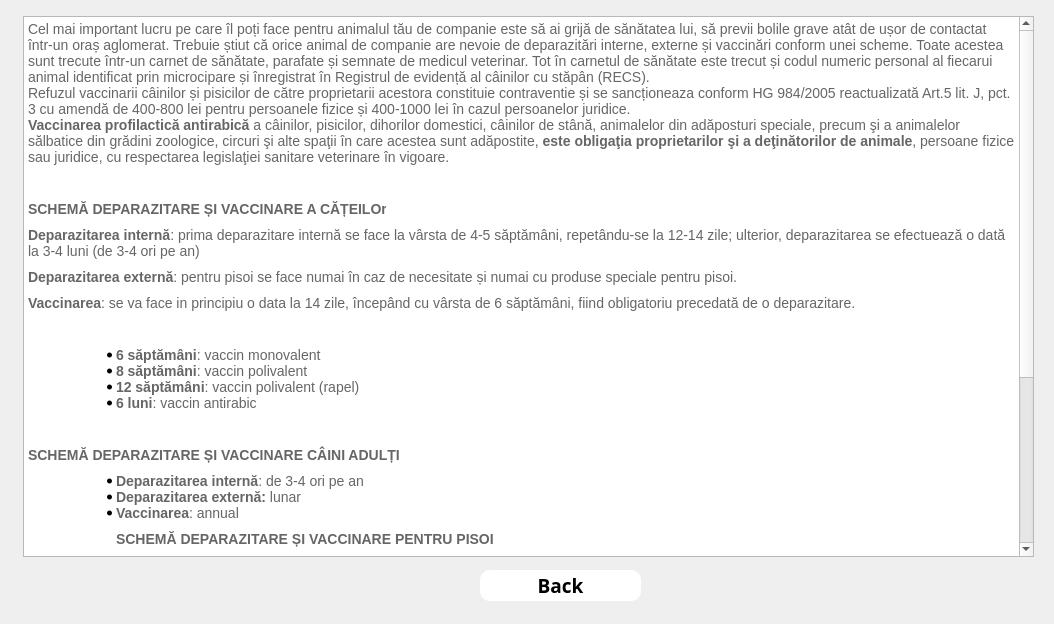
<?xml version="1.0" encoding="UTF-8"?>
<ui version="4.0">
 <class>VaccinareInfo</class>
 <widget class="QDialog" name="VaccinareInfo">
  <property name="geometry">
   <rect>
    <x>0</x>
    <y>0</y>
    <width>1054</width>
    <height>624</height>
   </rect>
  </property>
  <property name="windowTitle">
   <string>Dialog</string>
  </property>
  <property name="styleSheet">
   <string notr="true">#VaccinareInfo{

	border-image: url(:/img/istockphoto-1163775073-612x612.jpg);
}</string>
  </property>
  <widget class="QTextEdit" name="textEdit">
   <property name="geometry">
    <rect>
     <x>23</x>
     <y>16</y>
     <width>1011</width>
     <height>541</height>
    </rect>
   </property>
   <property name="html">
    <string>&lt;!DOCTYPE HTML PUBLIC &quot;-//W3C//DTD HTML 4.0//EN&quot; &quot;http://www.w3.org/TR/REC-html40/strict.dtd&quot;&gt;
&lt;html&gt;&lt;head&gt;&lt;meta name=&quot;qrichtext&quot; content=&quot;1&quot; /&gt;&lt;meta charset=&quot;utf-8&quot; /&gt;&lt;style type=&quot;text/css&quot;&gt;
p, li { white-space: pre-wrap; }
&lt;/style&gt;&lt;/head&gt;&lt;body style=&quot; font-family:'Segoe UI'; font-size:9pt; font-weight:400; font-style:normal;&quot;&gt;
&lt;p style=&quot; margin-top:0px; margin-bottom:0px; margin-left:0px; margin-right:0px; -qt-block-indent:0; text-indent:0px;&quot;&gt;&lt;span style=&quot; font-family:'Source Sans Pro'; font-size:14px; color:#666666; background-color:#ffffff;&quot;&gt;Cel mai important lucru pe care îl poți face pentru animalul tău de companie este să ai grijă de sănătatea lui, să previi bolile grave atât de ușor de contactat într-un oraș aglomerat. Trebuie știut că orice animal de companie are nevoie de deparazitări interne, externe și vaccinări conform unei scheme. Toate acestea sunt trecute într-un carnet de sănătate, parafate și semnate de medicul veterinar. Tot în carnetul de sănătate este trecut și codul numeric personal al fiecarui animal identificat prin microcipare și înregistrat în Registrul de evidență al câinilor cu stăpân (RECS).&lt;/span&gt;&lt;/p&gt;
&lt;p style=&quot; margin-top:0px; margin-bottom:0px; margin-left:0px; margin-right:0px; -qt-block-indent:0; text-indent:0px;&quot;&gt;&lt;span style=&quot; font-family:'Source Sans Pro'; font-size:14px; color:#666666; background-color:#ffffff;&quot;&gt;Refuzul vaccinarii câinilor și pisicilor de către proprietarii acestora constituie contraventie și se sancționeaza conform HG 984/2005 reactualizată Art.5 lit. J, pct.3 cu amendă de 400-800 lei pentru persoanele fizice și 400-1000 lei în cazul persoanelor juridice.&lt;/span&gt;&lt;/p&gt;
&lt;p style=&quot; margin-top:0px; margin-bottom:10px; margin-left:0px; margin-right:0px; -qt-block-indent:0; text-indent:0px; background-color:#ffffff;&quot;&gt;&lt;span style=&quot; font-family:'inherit'; font-size:14px; font-weight:700; color:#666666;&quot;&gt;Vaccinarea profilactică antirabică&lt;/span&gt;&lt;span style=&quot; font-family:'Source Sans Pro'; font-size:14px; color:#666666;&quot;&gt; a câinilor, pisicilor, dihorilor domestici, câinilor de stână, animalelor din adăposturi speciale, precum şi a animalelor sălbatice din grădini zoologice, circuri şi alte spaţii în care acestea sunt adăpostite, &lt;/span&gt;&lt;span style=&quot; font-family:'inherit'; font-size:14px; font-weight:700; color:#666666;&quot;&gt;este obligaţia proprietarilor şi a deţinătorilor de animale&lt;/span&gt;&lt;span style=&quot; font-family:'Source Sans Pro'; font-size:14px; color:#666666;&quot;&gt;, persoane fizice sau juridice, cu respectarea legislaţiei sanitare veterinare în vigoare.&lt;/span&gt;&lt;/p&gt;
&lt;p style=&quot; margin-top:0px; margin-bottom:10px; margin-left:0px; margin-right:0px; -qt-block-indent:0; text-indent:0px; background-color:#ffffff;&quot;&gt;&lt;span style=&quot; font-family:'Source Sans Pro'; font-size:14px; color:#666666; background-color:#ffffff;&quot;&gt; &lt;/span&gt;&lt;/p&gt;
&lt;p style=&quot; margin-top:0px; margin-bottom:10px; margin-left:0px; margin-right:0px; -qt-block-indent:0; text-indent:0px; background-color:#ffffff;&quot;&gt;&lt;span style=&quot; font-family:'inherit'; font-size:14px; font-weight:700; color:#666666;&quot;&gt;SCHEMĂ DEPARAZITARE ȘI VACCINARE A CĂȚEILOr&lt;/span&gt;&lt;span style=&quot; font-family:'Source Sans Pro'; font-size:14px; color:#666666; background-color:#ffffff;&quot;&gt; &lt;/span&gt;&lt;/p&gt;
&lt;p style=&quot; margin-top:0px; margin-bottom:10px; margin-left:0px; margin-right:0px; -qt-block-indent:0; text-indent:0px; background-color:#ffffff;&quot;&gt;&lt;span style=&quot; font-family:'inherit'; font-size:14px; font-weight:700; color:#666666;&quot;&gt;Deparazitarea internă&lt;/span&gt;&lt;span style=&quot; font-family:'Source Sans Pro'; font-size:14px; color:#666666;&quot;&gt;: prima deparazitare internă se face la vârsta de 4-5 săptămâni, repetându-se la 12-14 zile; ulterior, deparazitarea se efectuează o dată la 3-4 luni (de 3-4 ori pe an)&lt;/span&gt;&lt;/p&gt;
&lt;p style=&quot; margin-top:0px; margin-bottom:10px; margin-left:0px; margin-right:0px; -qt-block-indent:0; text-indent:0px; background-color:#ffffff;&quot;&gt;&lt;span style=&quot; font-family:'inherit'; font-size:14px; font-weight:700; color:#666666;&quot;&gt;Deparazitarea externă&lt;/span&gt;&lt;span style=&quot; font-family:'Source Sans Pro'; font-size:14px; color:#666666;&quot;&gt;: pentru pisoi se face numai în caz de necesitate și numai cu produse speciale pentru pisoi.&lt;/span&gt;&lt;/p&gt;
&lt;p style=&quot; margin-top:0px; margin-bottom:10px; margin-left:0px; margin-right:0px; -qt-block-indent:0; text-indent:0px; background-color:#ffffff;&quot;&gt;&lt;span style=&quot; font-family:'inherit'; font-size:14px; font-weight:700; color:#666666;&quot;&gt;Vaccinarea&lt;/span&gt;&lt;span style=&quot; font-family:'Source Sans Pro'; font-size:14px; color:#666666;&quot;&gt;: se va face in principiu o data la 14 zile, începând cu vârsta de 6 săptămâni, fiind obligatoriu precedată de o deparazitare.&lt;/span&gt;&lt;/p&gt;
&lt;p style=&quot; margin-top:0px; margin-bottom:10px; margin-left:0px; margin-right:0px; -qt-block-indent:0; text-indent:0px; background-color:#ffffff;&quot;&gt;&lt;span style=&quot; font-family:'Source Sans Pro'; font-size:14px; color:#666666; background-color:#ffffff;&quot;&gt; &lt;/span&gt;&lt;/p&gt;
&lt;ul style=&quot;margin-top: 0px; margin-bottom: 0px; margin-left: 0px; margin-right: 0px; -qt-list-indent: 1;&quot;&gt;&lt;li style=&quot; font-family:'inherit'; font-size:14px; color:#666666; background-color:#ffffff;&quot; style=&quot; margin-top:0px; margin-bottom:0px; margin-left:48px; margin-right:0px; -qt-block-indent:0; text-indent:0px;&quot;&gt;&lt;span style=&quot; font-size:14px; font-weight:700;&quot;&gt;6 săptămâni&lt;/span&gt;&lt;span style=&quot; font-size:14px;&quot;&gt;: vaccin monovalent&lt;/span&gt;&lt;/li&gt;
&lt;li style=&quot; font-family:'inherit'; font-size:14px; color:#666666; background-color:#ffffff;&quot; style=&quot; margin-top:0px; margin-bottom:0px; margin-left:48px; margin-right:0px; -qt-block-indent:0; text-indent:0px;&quot;&gt;&lt;span style=&quot; font-size:14px; font-weight:700;&quot;&gt;8 săptămâni&lt;/span&gt;&lt;span style=&quot; font-size:14px;&quot;&gt;: vaccin polivalent&lt;/span&gt;&lt;/li&gt;
&lt;li style=&quot; font-family:'inherit'; font-size:14px; color:#666666; background-color:#ffffff;&quot; style=&quot; margin-top:0px; margin-bottom:0px; margin-left:48px; margin-right:0px; -qt-block-indent:0; text-indent:0px;&quot;&gt;&lt;span style=&quot; font-size:14px; font-weight:700;&quot;&gt;12 săptămâni&lt;/span&gt;&lt;span style=&quot; font-size:14px;&quot;&gt;: vaccin polivalent (rapel)&lt;/span&gt;&lt;/li&gt;
&lt;li style=&quot; font-family:'inherit'; font-size:14px; color:#666666; background-color:#ffffff;&quot; style=&quot; margin-top:0px; margin-bottom:10px; margin-left:48px; margin-right:0px; -qt-block-indent:0; text-indent:0px;&quot;&gt;&lt;span style=&quot; font-size:14px; font-weight:700;&quot;&gt;6 luni&lt;/span&gt;&lt;span style=&quot; font-size:14px;&quot;&gt;: vaccin antirabic&lt;/span&gt;&lt;/li&gt;&lt;/ul&gt;
&lt;p style=&quot; margin-top:0px; margin-bottom:10px; margin-left:0px; margin-right:0px; -qt-block-indent:0; text-indent:0px; background-color:#ffffff;&quot;&gt;&lt;span style=&quot; font-family:'Source Sans Pro'; font-size:14px; color:#666666; background-color:#ffffff;&quot;&gt; &lt;/span&gt;&lt;/p&gt;
&lt;p style=&quot; margin-top:0px; margin-bottom:10px; margin-left:0px; margin-right:0px; -qt-block-indent:0; text-indent:0px; background-color:#ffffff;&quot;&gt;&lt;span style=&quot; font-family:'inherit'; font-size:14px; font-weight:700; color:#666666;&quot;&gt;SCHEMĂ DEPARAZITARE ȘI VACCINARE CÂINI ADULȚI&lt;/span&gt;&lt;/p&gt;
&lt;ul style=&quot;margin-top: 0px; margin-bottom: 0px; margin-left: 0px; margin-right: 0px; -qt-list-indent: 1;&quot;&gt;&lt;li style=&quot; font-family:'inherit'; font-size:14px; color:#666666; background-color:#ffffff;&quot; style=&quot; margin-top:0px; margin-bottom:0px; margin-left:48px; margin-right:0px; -qt-block-indent:0; text-indent:0px;&quot;&gt;&lt;span style=&quot; font-size:14px; font-weight:700;&quot;&gt;Deparazitarea internă&lt;/span&gt;&lt;span style=&quot; font-size:14px;&quot;&gt;: de 3-4 ori pe an&lt;/span&gt;&lt;/li&gt;
&lt;li style=&quot; font-family:'inherit'; font-size:14px; color:#666666; background-color:#ffffff;&quot; style=&quot; margin-top:0px; margin-bottom:0px; margin-left:48px; margin-right:0px; -qt-block-indent:0; text-indent:0px;&quot;&gt;&lt;span style=&quot; font-size:14px; font-weight:700;&quot;&gt;Deparazitarea externă: &lt;/span&gt;&lt;span style=&quot; font-size:14px;&quot;&gt;lunar&lt;/span&gt;&lt;/li&gt;&lt;/ul&gt;
&lt;ul style=&quot;margin-top: 0px; margin-bottom: 0px; margin-left: 0px; margin-right: 0px; -qt-list-indent: 1;&quot;&gt;&lt;li style=&quot; font-family:'inherit'; font-size:14px; color:#666666; background-color:#ffffff;&quot; style=&quot; margin-top:0px; margin-bottom:10px; margin-left:48px; margin-right:0px; -qt-block-indent:0; text-indent:0px;&quot;&gt;&lt;span style=&quot; font-size:14px; font-weight:700;&quot;&gt;Vaccinarea&lt;/span&gt;&lt;span style=&quot; font-size:14px;&quot;&gt;: annual&lt;/span&gt;&lt;/li&gt;&lt;/ul&gt;
&lt;p style=&quot; margin-top:0px; margin-bottom:10px; margin-left:48px; margin-right:0px; -qt-block-indent:1; text-indent:0px; background-color:#ffffff;&quot;&gt;&lt;span style=&quot; font-family:'inherit'; font-size:14px; font-weight:700; color:#666666;&quot;&gt;SCHEMĂ DEPARAZITARE ȘI VACCINARE PENTRU PISOI&lt;br /&gt;&lt;/span&gt;&lt;/p&gt;
&lt;ul style=&quot;margin-top: 0px; margin-bottom: 0px; margin-left: 0px; margin-right: 0px; -qt-list-indent: 1;&quot;&gt;&lt;li style=&quot; font-family:'inherit'; font-size:14px; color:#666666; background-color:#ffffff;&quot; style=&quot; margin-top:0px; margin-bottom:0px; margin-left:48px; margin-right:0px; -qt-block-indent:0; text-indent:0px;&quot;&gt;&lt;span style=&quot; font-size:14px; font-weight:700;&quot;&gt;Deparazitarea internă&lt;/span&gt;&lt;span style=&quot; font-size:14px;&quot;&gt;: prima deparazitare internă se face la vârsta de 4-5 săptămâni, repetându-se la 12-14 zile; ulterior, deparazitarea se efectuează minim de 2 ori pe an.&lt;/span&gt;&lt;/li&gt;
&lt;li style=&quot; font-family:'inherit'; font-size:14px; color:#666666; background-color:#ffffff;&quot; style=&quot; margin-top:0px; margin-bottom:0px; margin-left:48px; margin-right:0px; -qt-block-indent:0; text-indent:0px;&quot;&gt;&lt;span style=&quot; font-size:14px; font-weight:700;&quot;&gt;Deparazitarea externă&lt;/span&gt;&lt;span style=&quot; font-size:14px;&quot;&gt; pentru pisoi se face numai în caz de necessitate și numai cu produse speciale pentru pisoi.&lt;/span&gt;&lt;/li&gt;
&lt;li style=&quot; font-family:'inherit'; font-size:14px; color:#666666; background-color:#ffffff;&quot; style=&quot; margin-top:0px; margin-bottom:10px; margin-left:48px; margin-right:0px; -qt-block-indent:0; text-indent:0px;&quot;&gt;&lt;span style=&quot; font-size:14px; font-weight:700;&quot;&gt;Vaccinarea&lt;/span&gt;&lt;span style=&quot; font-size:14px;&quot;&gt;:&lt;/span&gt;
&lt;ul style=&quot;margin-top: 0px; margin-bottom: 0px; margin-left: 0px; margin-right: 0px; -qt-list-indent: 2;&quot;&gt;&lt;li style=&quot; font-family:'inherit'; font-size:14px; color:#666666; background-color:#ffffff;&quot; style=&quot; margin-top:0px; margin-bottom:0px; margin-left:168px; margin-right:0px; -qt-block-indent:0; text-indent:0px;&quot;&gt;&lt;span style=&quot; font-size:14px; font-weight:700;&quot;&gt;8 săptămâni&lt;/span&gt;&lt;span style=&quot; font-size:14px;&quot;&gt;: vaccin polivalent&lt;/span&gt;&lt;/li&gt;
&lt;li style=&quot; font-family:'inherit'; font-size:14px; color:#666666; background-color:#ffffff;&quot; style=&quot; margin-top:0px; margin-bottom:0px; margin-left:168px; margin-right:0px; -qt-block-indent:0; text-indent:0px;&quot;&gt;&lt;span style=&quot; font-size:14px; font-weight:700;&quot;&gt;12 săptămâni&lt;/span&gt;&lt;span style=&quot; font-size:14px;&quot;&gt;: vaccin polivalent&lt;/span&gt;&lt;/li&gt;
&lt;li style=&quot; font-family:'inherit'; font-size:14px; color:#666666; background-color:#ffffff;&quot; style=&quot; margin-top:0px; margin-bottom:0px; margin-left:168px; margin-right:0px; -qt-block-indent:0; text-indent:0px;&quot;&gt;&lt;span style=&quot; font-size:14px; font-weight:700;&quot;&gt;12 săptămâni&lt;/span&gt;&lt;span style=&quot; font-size:14px;&quot;&gt;: vaccin antirabic&lt;/span&gt;&lt;/li&gt;&lt;/ul&gt;&lt;/li&gt;&lt;/ul&gt;
&lt;p style=&quot; margin-top:0px; margin-bottom:10px; margin-left:0px; margin-right:0px; -qt-block-indent:0; text-indent:0px; background-color:#ffffff;&quot;&gt;&lt;span style=&quot; font-family:'Source Sans Pro'; font-size:14px; color:#666666; background-color:#ffffff;&quot;&gt; &lt;/span&gt;&lt;/p&gt;
&lt;p style=&quot; margin-top:0px; margin-bottom:10px; margin-left:0px; margin-right:0px; -qt-block-indent:0; text-indent:0px; background-color:#ffffff;&quot;&gt;&lt;span style=&quot; font-family:'inherit'; font-size:14px; font-weight:700; color:#666666;&quot;&gt;SCHEMĂ DEPARAZITARE ȘI VACCINARE PENTRU PISOI&lt;br /&gt;&lt;/span&gt;&lt;/p&gt;
&lt;ul style=&quot;margin-top: 0px; margin-bottom: 0px; margin-left: 0px; margin-right: 0px; -qt-list-indent: 1;&quot;&gt;&lt;li style=&quot; font-family:'inherit'; font-size:14px; color:#666666; background-color:#ffffff;&quot; style=&quot; margin-top:0px; margin-bottom:0px; margin-left:48px; margin-right:0px; -qt-block-indent:0; text-indent:0px;&quot;&gt;&lt;span style=&quot; font-size:14px; font-weight:700;&quot;&gt;Deparazitarea internă&lt;/span&gt;&lt;span style=&quot; font-size:14px;&quot;&gt;: minim 2 ori pe an&lt;/span&gt;&lt;/li&gt;
&lt;li style=&quot; font-family:'inherit'; font-size:14px; color:#666666; background-color:#ffffff;&quot; style=&quot; margin-top:0px; margin-bottom:0px; margin-left:48px; margin-right:0px; -qt-block-indent:0; text-indent:0px;&quot;&gt;&lt;span style=&quot; font-size:14px; font-weight:700;&quot;&gt;Deparazitarea externă&lt;/span&gt;&lt;span style=&quot; font-size:14px;&quot;&gt;: în funcție de regimul de viață al pisicii&lt;/span&gt;&lt;/li&gt;
&lt;li style=&quot; font-family:'inherit'; font-size:14px; color:#666666; background-color:#ffffff;&quot; style=&quot; margin-top:0px; margin-bottom:10px; margin-left:48px; margin-right:0px; -qt-block-indent:0; text-indent:0px;&quot;&gt;&lt;span style=&quot; font-size:14px; font-weight:700;&quot;&gt;Vaccinarea: &lt;/span&gt;&lt;span style=&quot; font-size:14px;&quot;&gt;anual&lt;/span&gt;&lt;/li&gt;&lt;/ul&gt;&lt;/body&gt;&lt;/html&gt;</string>
   </property>
  </widget>
  <widget class="QPushButton" name="pushButton">
   <property name="geometry">
    <rect>
     <x>480</x>
     <y>570</y>
     <width>161</width>
     <height>31</height>
    </rect>
   </property>
   <property name="minimumSize">
    <size>
     <width>80</width>
     <height>0</height>
    </size>
   </property>
   <property name="font">
    <font>
     <family>Segoe UI Black</family>
     <pointsize>14</pointsize>
     <bold>true</bold>
    </font>
   </property>
   <property name="styleSheet">
    <string notr="true">#pushButton{
	background-color: rgb(255, 255, 255);
border-radius:10px;
}</string>
   </property>
   <property name="text">
    <string>Back</string>
   </property>
  </widget>
 </widget>
 <resources/>
 <connections/>
</ui>
